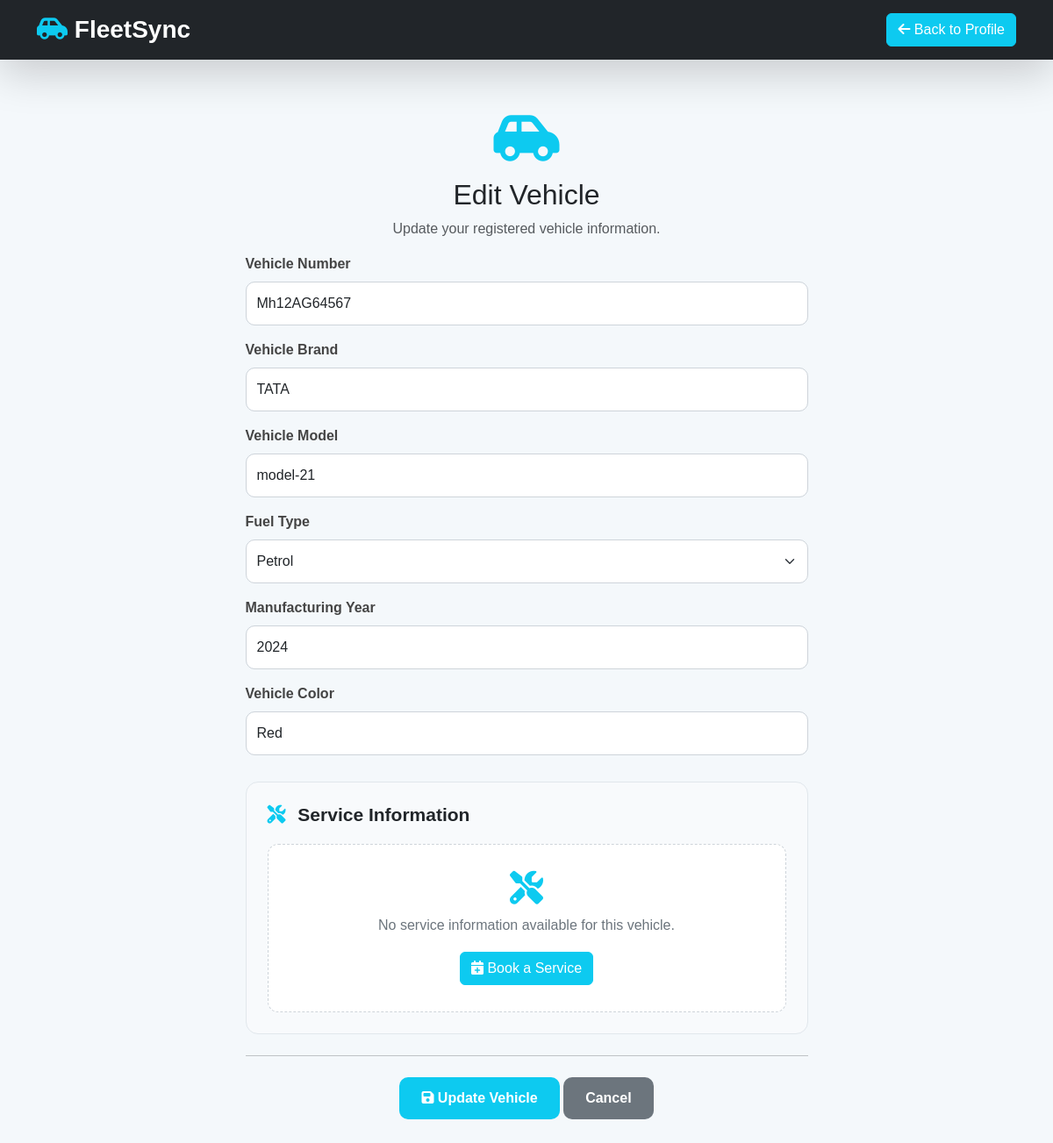
The page /edit_vehicle.php (signed in) on the database its author committed.
### tables this page shows
CREATE TABLE `vehicles` (
  `id` int(11) NOT NULL,
  `user_email` varchar(100) NOT NULL,
  `vehicle_number` varchar(20) NOT NULL,
  `vehicle_brand` varchar(50) NOT NULL,
  `vehicle_model` varchar(50) NOT NULL,
  `fuel_type` varchar(20) NOT NULL,
  `manufacturing_year` year(4) NOT NULL,
  `vehicle_color` varchar(30) NOT NULL,
  `last_service` date DEFAULT NULL,
  `next_service` date DEFAULT NULL,
  `created_at` timestamp NOT NULL DEFAULT current_timestamp()
);

### edit_vehicle.php (the view, shortened to what this page needs)
<?php
include 'config.php';
$email = $_SESSION['user'];
$sql = "SELECT *
        FROM vehicles
        WHERE user_email = ?
        ORDER BY id DESC
        LIMIT 1";
$stmt = mysqli_prepare($conn, $sql);
mysqli_stmt_bind_param($stmt, "s", $email);
mysqli_stmt_execute($stmt);
$result = mysqli_stmt_get_result($stmt);
$vehicle = mysqli_fetch_assoc($result);
$latestService = null;
$service_sql = "SELECT
                    service_type,
                    booking_date,
                    next_service,
                    last_service
                FROM bookings
                WHERE user_email = ?
                AND vehicle_number = ?
                ORDER BY id DESC
                LIMIT 1";
$stmt = mysqli_prepare($conn, $service_sql);
if ($stmt) {
    mysqli_stmt_bind_param(
        $stmt,
        "ss",
        $email,
        $vehicle['vehicle_number']
    );
    mysqli_stmt_execute($stmt);
    $service_result = mysqli_stmt_get_result($stmt);
    $latestService = mysqli_fetch_assoc($service_result);
}
?>
<!DOCTYPE html>
<html lang="en">
<head>
<link href="https://cdn.jsdelivr.net/npm/bootstrap@5.3.7/dist/css/bootstrap.min.css" rel="stylesheet">
<link rel="stylesheet" href="https://cdnjs.cloudflare.com/ajax/libs/font-awesome/6.7.0/css/all.min.css">
<link rel="stylesheet" href="css/edit_vehicle.css">
</head>
<body>
<nav class="navbar navbar-expand-lg navbar-dark bg-dark shadow-lg">
<div class="container">
<a class="navbar-brand fw-bold fs-3" href="dashboard.php">
<i class="fa-solid fa-car-side text-info"></i>
FleetSync
</a>
<a href="profile.php" class="btn btn-info text-white">
<i class="fa-solid fa-arrow-left"></i>
Back to Profile
</a>
</div>
</nav>
<section class="edit-section">
<div class="container">
<div class="row justify-content-center">
<div class="col-lg-7">
<div class="edit-vehicle-card">
<div class="text-center">
<i class="fa-solid fa-car-side vehicle-icon"></i>
<h2>Edit Vehicle</h2>
<p class="text-muted">
Update your registered vehicle information.
</p>
</div>
<form action="update_vehicle.php" method="POST">
<div class="mb-3">
<label class="form-label">Vehicle Number</label>
<input type="text" class="form-control" name="vehicle_number"
value="<?php echo $vehicle['vehicle_number']; ?>" required>
</div>
<div class="mb-3">
<label class="form-label">Vehicle Brand</label>
<input type="text" class="form-control" name="vehicle_brand"
value="<?php echo $vehicle['vehicle_brand']; ?>" required>
</div>
<div class="mb-3">
<label class="form-label">Vehicle Model</label>
<input type="text" class="form-control" name="vehicle_model"
value="<?php echo $vehicle['vehicle_model']; ?>" required>
</div>
<div class="mb-3">
<label class="form-label">Fuel Type</label>
<select class="form-select" name="fuel_type">
<option <?php if($vehicle['fuel_type']=="Petrol") echo "selected"; ?>>Petrol</option>
</select>
</div>
<div class="mb-3">
<label class="form-label">Manufacturing Year</label>
<input type="number"
class="form-control"
name="manufacturing_year"
min="1990"
max="2035"
value="<?php echo $vehicle['manufacturing_year']; ?>"
required>
</div>
<div class="mb-4">
<label class="form-label">Vehicle Color</label>
<input type="text"
class="form-control"
name="vehicle_color"
value="<?php echo $vehicle['vehicle_color']; ?>"
required>
</div>
<div class="service-information">
    <h4 class="service-title">
        <i class="fa-solid fa-screwdriver-wrench"></i>
        Service Information
    </h4>
    <?php if ($latestService) { ?>
        <div class="service-info-box">
            <div class="service-info-item">
                <span>
                    <i class="fa-solid fa-wrench"></i>
                    Latest Vehicle Service
                </span>
                <strong>
                    <?php
                    echo htmlspecialchars(
                        $latestService['service_type']
                        ?? 'Not available'
                    );
                    ?>
                </strong>
            </div>
            <div class="service-info-item">
                <span>
                    <i class="fa-solid fa-calendar-check"></i>
                    Latest Service Date
                </span>
                <strong>
                    <?php
                    if (!empty($latestService['booking_date'])) {
                        echo date(
                            "d M Y",
                            strtotime(
                                $latestService['booking_date']
                            )
                        );
                    } else {
                        echo "Not available";
                    }
                    ?>
                </strong>
            </div>
            <div class="service-info-item">
                <span>
                    <i class="fa-solid fa-clock-rotate-left"></i>
                    Last Service
                </span>
                <strong>
                    <?php
                    if (!empty($latestService['last_service'])) {
                        echo date(
                            "d M Y",
                            strtotime(
                                $latestService['last_service']
                            )
                        );
                    } else {
                        echo "Not available";
                    }
                    ?>
                </strong>
            </div>
            <div class="service-info-item">
                <span>
                    <i class="fa-solid fa-bell"></i>
                    Next Service
                </span>
                <strong class="next-service">
                    <?php
                    if (!empty($latestService['next_service'])) {
                        echo date(
                            "d M Y",
                            strtotime(
                                $latestService['next_service']
                            )
                        );
                    } else {
                        echo "Not scheduled";
                    }
                    ?>
                </strong>
            </div>
        </div>
        <small class="service-note">
            <i class="fa-solid fa-circle-info"></i>
            Service information is managed through your service bookings.
        </small>
    <?php } else { ?>
        <div class="no-service-box">
            <i class="fa-solid fa-screwdriver-wrench"></i>
            <p>
                No service information available for this vehicle.
            </p>
            <a
                href="book_service.php"
                class="btn btn-info text-white">
                <i class="fa-solid fa-calendar-plus"></i>
                Book a Service
            </a>
        </div>
    <?php } ?>
</div>
<hr class="my-4">
<div class="text-center">
<button type="submit" class="btn btn-save">
<i class="fa-solid fa-floppy-disk"></i>
Update Vehicle
</button>
<a href="profile.php" class="btn btn-cancel">
Cancel
</a>
</div>
</form>
</div>
</div>
</div>
</div>
</section>
</body>
</html>

### css/edit_vehicle.css (style rules this page uses)
body { background:#f4f8fb; font-family:'Poppins',sans-serif; }
.navbar { box-shadow:0 5px 15px rgba(0,0,0,.15); }
.edit-section { padding:60px 0; }
.form-label { font-weight:600; color:#444; }
.form-control, .form-select { border-radius:10px; padding:12px; border:1px solid #ced4da; transition:.3s; }
.btn-save { background:#0dcaf0; color:#fff; border:none; padding:12px 25px; border-radius:10px; font-weight:600; transition:.3s; }
.btn-cancel { background:#6c757d; color:#fff; border:none; padding:12px 25px; border-radius:10px; font-weight:600; transition:.3s; }
.vehicle-icon { font-size:60px; color:#0dcaf0; margin-bottom:15px; }
.service-information { margin-top: 30px; padding: 24px; border-radius: 14px; background: #f8fafc; border: 1px solid #e1e7ec; }
.service-title { margin-bottom: 20px; font-size: 21px; font-weight: 700; color: #212529; }
.service-title i { color: #0dcaf0; margin-right: 8px; }
.no-service-box { text-align: center; padding: 30px 15px; background: #ffffff; border: 1px dashed #ced4da; border-radius: 12px; }
.no-service-box > i { font-size: 38px; color: #0dcaf0; margin-bottom: 12px; }
.no-service-box p { color: #6c757d; margin-bottom: 18px; }

### rows shown on the page
vehicles: vehicle_number "Mh12AG64567", vehicle_brand "TATA", vehicle_model "model-21", fuel_type "Petrol", manufacturing_year "2024", vehicle_color "Red"
